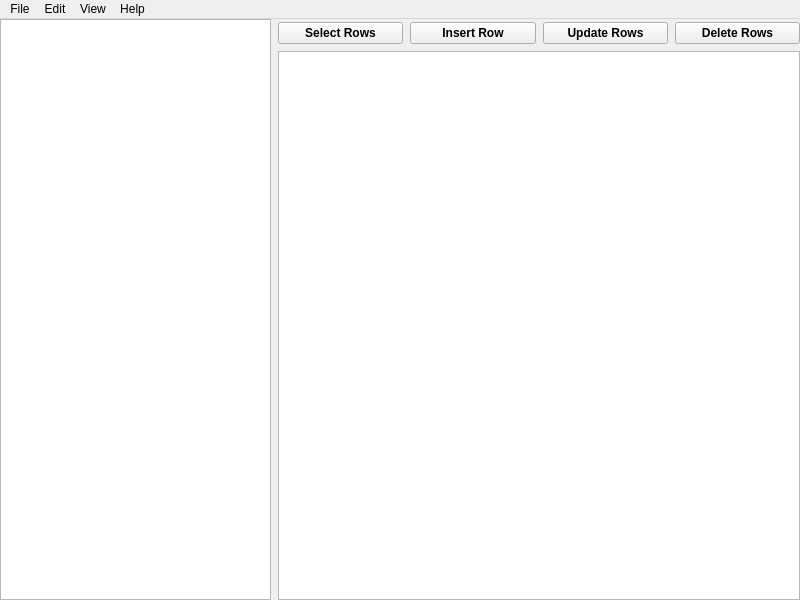
<?xml version="1.0" encoding="UTF-8"?>
<ui version="4.0">
 <class>MainWindow</class>
 <widget class="QMainWindow" name="MainWindow">
  <property name="geometry">
   <rect>
    <x>0</x>
    <y>0</y>
    <width>800</width>
    <height>600</height>
   </rect>
  </property>
  <property name="sizePolicy">
   <sizepolicy hsizetype="Maximum" vsizetype="Maximum">
    <horstretch>0</horstretch>
    <verstretch>0</verstretch>
   </sizepolicy>
  </property>
  <property name="windowTitle">
   <string>Database Interface</string>
  </property>
  <property name="windowIcon">
   <iconset resource="res.qrc">
    <normaloff>:/ico/Icons8-Ios7-Data-Database.ico</normaloff>:/ico/Icons8-Ios7-Data-Database.ico</iconset>
  </property>
  <widget class="QWidget" name="centralwidget">
   <layout class="QHBoxLayout" name="horizontalLayout">
    <property name="spacing">
     <number>7</number>
    </property>
    <property name="sizeConstraint">
     <enum>QLayout::SetDefaultConstraint</enum>
    </property>
    <property name="margin">
     <number>0</number>
    </property>
    <item>
     <widget class="QTreeView" name="treeView">
      <property name="minimumSize">
       <size>
        <width>271</width>
        <height>0</height>
       </size>
      </property>
      <property name="maximumSize">
       <size>
        <width>271</width>
        <height>16777215</height>
       </size>
      </property>
     </widget>
    </item>
    <item>
     <layout class="QGridLayout" name="gridLayout">
      <item row="0" column="0">
       <layout class="QHBoxLayout" name="horizontalLayout_3">
        <property name="topMargin">
         <number>3</number>
        </property>
        <property name="bottomMargin">
         <number>0</number>
        </property>
        <item>
         <widget class="QPushButton" name="pushButton_selectRows">
          <property name="font">
           <font>
            <weight>75</weight>
            <bold>true</bold>
           </font>
          </property>
          <property name="text">
           <string>Select Rows</string>
          </property>
          <property name="icon">
           <iconset resource="res.qrc">
            <normaloff>:/ico/select.ico</normaloff>:/ico/select.ico</iconset>
          </property>
         </widget>
        </item>
        <item>
         <widget class="QPushButton" name="pushButton_insertRow">
          <property name="font">
           <font>
            <weight>75</weight>
            <bold>true</bold>
           </font>
          </property>
          <property name="text">
           <string>Insert Row</string>
          </property>
          <property name="icon">
           <iconset resource="res.qrc">
            <normaloff>:/ico/insert_table.ico</normaloff>:/ico/insert_table.ico</iconset>
          </property>
         </widget>
        </item>
        <item>
         <widget class="QPushButton" name="pushButton_updateRows">
          <property name="font">
           <font>
            <weight>75</weight>
            <bold>true</bold>
           </font>
          </property>
          <property name="text">
           <string>Update Rows</string>
          </property>
          <property name="icon">
           <iconset resource="res.qrc">
            <normaloff>:/ico/update_table.ico</normaloff>:/ico/update_table.ico</iconset>
          </property>
         </widget>
        </item>
        <item>
         <widget class="QPushButton" name="pushButton_deleteRows">
          <property name="font">
           <font>
            <weight>75</weight>
            <bold>true</bold>
           </font>
          </property>
          <property name="text">
           <string>Delete Rows</string>
          </property>
          <property name="icon">
           <iconset resource="res.qrc">
            <normaloff>:/ico/delete_table.ico</normaloff>:/ico/delete_table.ico</iconset>
          </property>
         </widget>
        </item>
       </layout>
      </item>
      <item row="1" column="0">
       <widget class="QTableWidget" name="tableWidget">
        <property name="autoScrollMargin">
         <number>12</number>
        </property>
       </widget>
      </item>
     </layout>
    </item>
   </layout>
  </widget>
  <widget class="QMenuBar" name="menubar">
   <property name="geometry">
    <rect>
     <x>0</x>
     <y>0</y>
     <width>800</width>
     <height>26</height>
    </rect>
   </property>
   <widget class="QMenu" name="menuFile">
    <property name="title">
     <string>File</string>
    </property>
    <addaction name="actionNew_Database"/>
    <addaction name="actionDelete_Database"/>
    <addaction name="separator"/>
    <addaction name="actionWorkspace"/>
    <addaction name="separator"/>
    <addaction name="actionExit"/>
   </widget>
   <widget class="QMenu" name="menuEdit">
    <property name="title">
     <string>Edit</string>
    </property>
    <addaction name="actionCreate_Table"/>
    <addaction name="actionModify_Table"/>
    <addaction name="actionDelete_Table"/>
    <addaction name="actionExport_Table"/>
    <addaction name="actionImport_Table"/>
   </widget>
   <widget class="QMenu" name="menuView">
    <property name="title">
     <string>View</string>
    </property>
   </widget>
   <widget class="QMenu" name="menuHelp">
    <property name="title">
     <string>Help</string>
    </property>
    <addaction name="actionAbout"/>
   </widget>
   <addaction name="menuFile"/>
   <addaction name="menuEdit"/>
   <addaction name="menuView"/>
   <addaction name="menuHelp"/>
  </widget>
  <action name="actionAbout">
   <property name="text">
    <string>About</string>
   </property>
  </action>
  <action name="actionNew_Database">
   <property name="icon">
    <iconset resource="res.qrc">
     <normaloff>:/ico/database_add.ico</normaloff>:/ico/database_add.ico</iconset>
   </property>
   <property name="text">
    <string>&amp;New Database</string>
   </property>
  </action>
  <action name="actionDelete_Database">
   <property name="icon">
    <iconset resource="res.qrc">
     <normaloff>:/ico/database_delete.ico</normaloff>:/ico/database_delete.ico</iconset>
   </property>
   <property name="text">
    <string>&amp;Delete Database</string>
   </property>
  </action>
  <action name="actionExit">
   <property name="text">
    <string>E&amp;xit</string>
   </property>
  </action>
  <action name="actionCreate_Table">
   <property name="icon">
    <iconset resource="res.qrc">
     <normaloff>:/ico/table_add.ico</normaloff>:/ico/table_add.ico</iconset>
   </property>
   <property name="text">
    <string>&amp;Create Table</string>
   </property>
  </action>
  <action name="actionModify_Table">
   <property name="icon">
    <iconset resource="res.qrc">
     <normaloff>:/ico/table_modify.ico</normaloff>:/ico/table_modify.ico</iconset>
   </property>
   <property name="text">
    <string>&amp;Modify Table</string>
   </property>
  </action>
  <action name="actionDelete_Table">
   <property name="icon">
    <iconset resource="res.qrc">
     <normaloff>:/ico/table_delete.ico</normaloff>:/ico/table_delete.ico</iconset>
   </property>
   <property name="text">
    <string>&amp;Delete Table</string>
   </property>
  </action>
  <action name="actionWorkspace">
   <property name="text">
    <string>&amp;Workspace</string>
   </property>
  </action>
  <action name="actionExport_Table">
   <property name="icon">
    <iconset resource="res.qrc">
     <normaloff>:/ico/export.ico</normaloff>:/ico/export.ico</iconset>
   </property>
   <property name="text">
    <string>Export Table</string>
   </property>
  </action>
  <action name="actionImport_Table">
   <property name="icon">
    <iconset resource="res.qrc">
     <normaloff>:/ico/import.ico</normaloff>:/ico/import.ico</iconset>
   </property>
   <property name="text">
    <string>Import Table</string>
   </property>
  </action>
 </widget>
 <resources>
  <include location="res.qrc"/>
 </resources>
 <connections/>
</ui>
